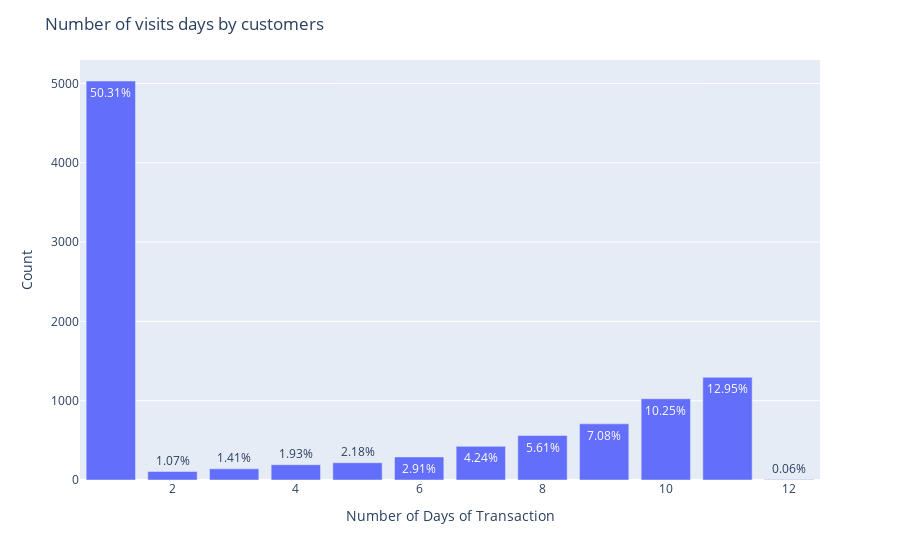

Notebook cell for this chart:
### Code cell
visit_day_number = event_visit_type.groupby('number_of_days_transaction')['customer_id'].nunique()

percentages = get_percentages(visit_day_number)
fig = px.bar(x=visit_day_number.index,y=visit_day_number.values,text=percentages.apply(lambda x :str(x) + '%'))

fig.update_layout(title='Number of visits days by customers',xaxis_title='Number of Days of Transaction',yaxis_title='Count')
fig.show()

### Figure 1 — Plotly figure (JSON) as saved in the notebook; plotly's stock layout.template omitted (floating-point values rounded to 4 significant figures)
{"data": [{"alignmentgroup": "True", "hovertemplate": "x=%{x}<br>y=%{y}<br>text=%{text}<extra></extra>", "legendgroup": "", "marker": {"color": "#636efa", "pattern": {"shape": ""}}, "name": "", "offsetgroup": "", "orientation": "v", "showlegend": false, "text": ["50.31%", "1.07%", "1.41%", "1.93%", "2.18%", "2.91%", "4.24%", "5.61%", "7.08%", "10.25%", "12.95%", "0.06%"], "textposition": "auto", "type": "bar", "x": [1, 2, 3, 4, 5, 6, 7, 8, 9, 10, 11, 12], "xaxis": "x", "y": [5031, 107, 141, 193, 218, 291, 424, 561, 708, 1025, 1295, 6], "yaxis": "y"}], "layout": {"autosize": true, "barmode": "relative", "legend": {"tracegroupgap": 0}, "margin": {"t": 60}, "title": {"text": "Number of visits days by customers"}, "xaxis": {"anchor": "y", "autorange": true, "domain": [0, 1], "range": [0.5, 12.5], "title": {"text": "Number of Days of Transaction"}, "type": "linear"}, "yaxis": {"anchor": "x", "autorange": true, "domain": [0, 1], "range": [0, 5296.0], "title": {"text": "Count"}, "type": "linear"}}}
